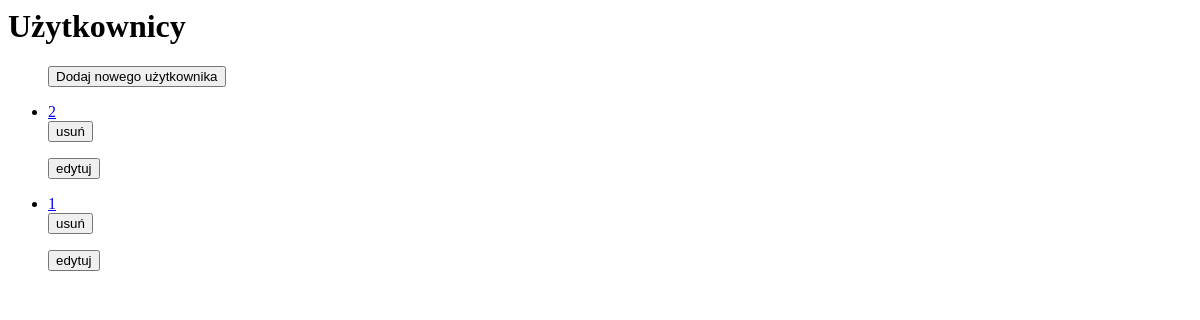
/projekt/, run on an earlier commit of the app's database.
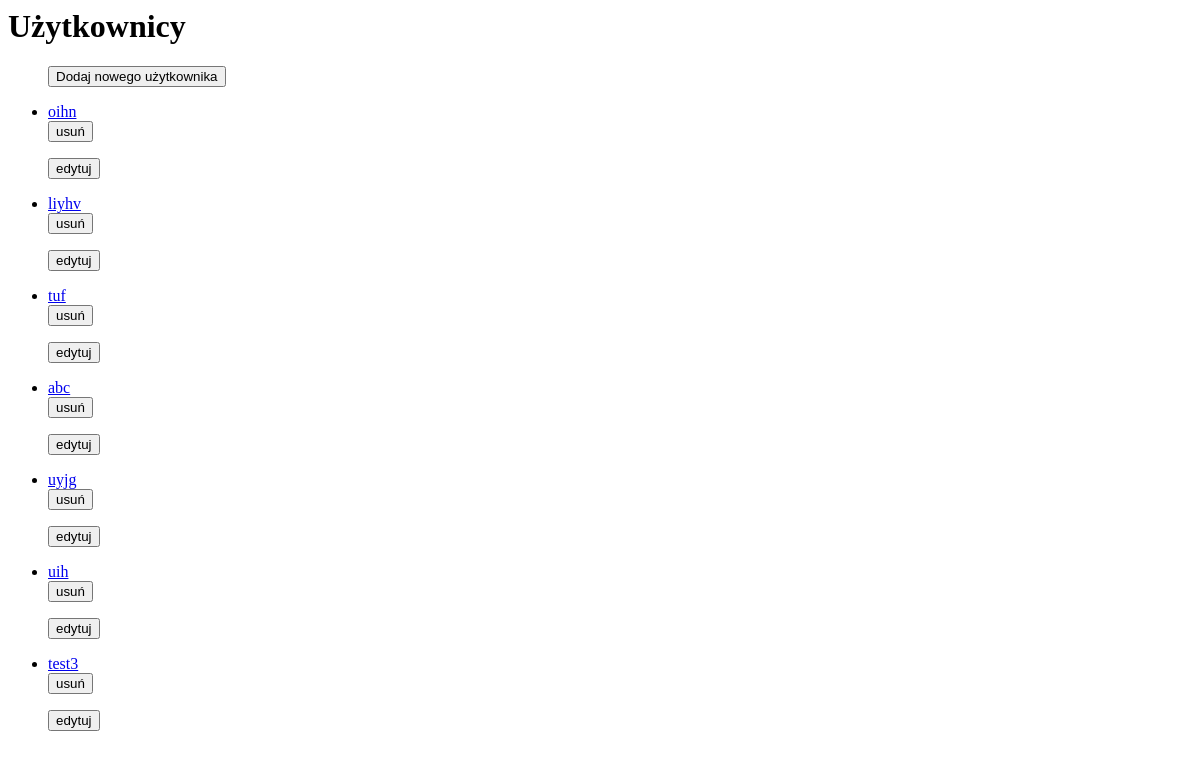
And on a later commit of the database.
### projekt/models.py (models this page shows, shortened)
class User(models.Model):
    name = models.CharField('name', max_length=30)
    surname = models.CharField('surname', max_length=30, default="surname")
    date_of_birth = models.DateField('date of birth', default=timezone.now)
    login = models.CharField('login', max_length=30, default="login")
    is_deleted = models.BooleanField('is_deleted', default=False)

### projekt/views.py (the view)
# urls.py: path('', views.index, name='index'),
def index(request):
    all_users = User.objects.all().filter(is_deleted=False).order_by('id')
    context = {'all_users': all_users}
    return render(request, 'projekt/index.html', context)

### projekt/templates/projekt/index.html
<body>
  <div class="list_content">
    <h1> Użytkownicy </h1>
    <ul class="list">
      <form action="/add_user/" method="get">
        <button type="submit" id="form_add">Dodaj nowego użytkownika</button>
      </form>
      {% for user in all_users %}
        <li class="item_complited"><a href="/projekt/{{user.id}}/">{{ user.name }}</a>
          <form action="/delete_user/{{user.id}}/" method="post" id="form_delete">{% csrf_token %}
            <button type="submit" id="delete_button" id="cross">usuń</button>
          </form>
          <form action="/edit_user/{{user.id}}/" method="get">
            <button type="submit" id="edit_button">edytuj</button>
          </form>
        </li>
      {% endfor %}
    </ul>
  </div>
</body>

What changed in the data, as far as the page shows it:
removed User: name "2"
removed User: name "1"
added User: name "oihn"
added User: name "liyhv"
added User: name "tuf"
added User: name "abc"
added User: name "uyjg"
added User: name "uih"
added User: name "test3"
